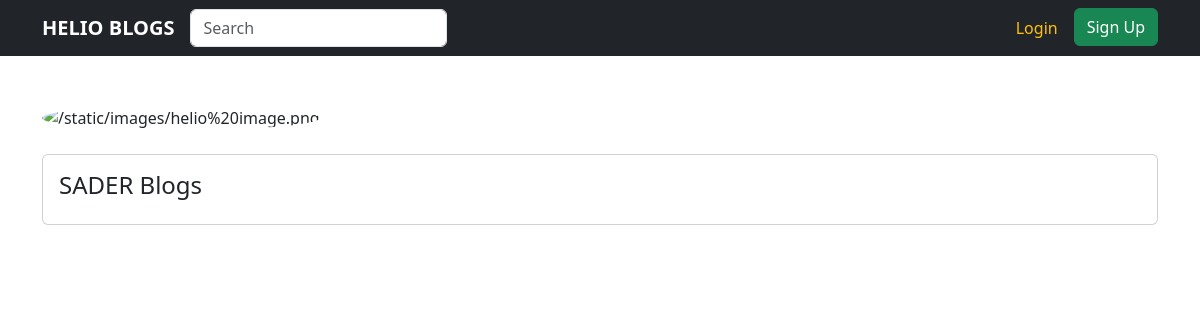
Before: /posts/SADER with the older database file.
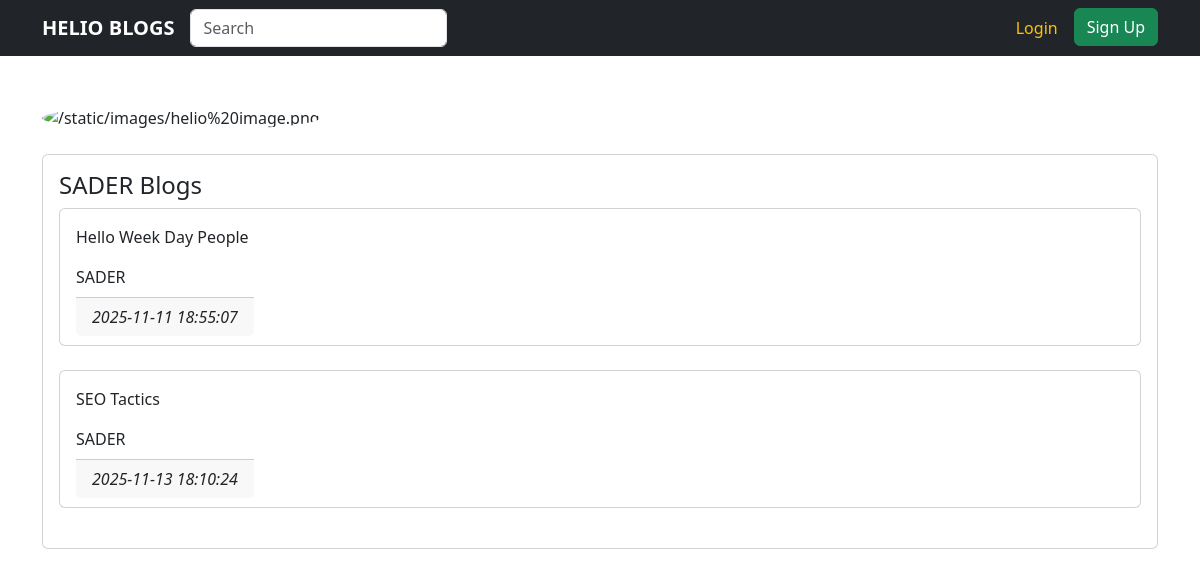
After: the same page with the newer database file.
### website/models.py (models this page shows)
class Post(db.Model):
    id = db.Column(db.Integer, primary_key=True)
    text = db.Column(db.Text, nullable=False)
    date = db.Column(db.DateTime(timezone=True), default=func.now())
    author = db.Column(db.Integer, db.ForeignKey('user.id', ondelete="CASCADE"), nullable=False)
    comment = db.relationship('Comment', backref='post', passive_deletes=True)
    likes = db.relationship('Like', backref='Post', passive_deletes=True)

class User(db.Model, UserMixin):
    id = db.Column(db.Integer, primary_key=True)
    email = db.Column(db.String(255), unique=True)
    username = db.Column(db.String(255), unique=True)
    password = db.Column(db.String(255))
    date_created = db.Column(db.DateTime(timezone=True), default=func.now())
    posts = db.relationship('Post', backref='user', passive_deletes=True)
    comment = db.relationship('Comment', backref='user', passive_deletes=True)
    likes = db.relationship('Like', backref='user', passive_deletes=True)

### website/views.py (the view)
@login_required
@views.route("/posts/<username>", methods=['GET', 'POST'])
def posts(username):
    user = User.query.filter_by(username=username).first()
    if not user:
        flash("Username is invalid. \n View other user ", category='error')
        return redirect(url_for('views.home'))
    posts = Post.query.filter_by(author=user.id).all() #or posts = user.posts
    return render_template("posts.html", user=current_user, posts=posts, username=username)

### website/templates/posts.html (shortened to what this page needs)
{% extends "base.html" %}
{% block content %}
 <div class="col-12 grid-margin stretch-card column">
        <div class="col-md-12 grid-margin stretch-card center">
            <img style="width: 20vh; height: 20vh; object-fit: cover; border-radius: 50%;" src="{{ url_for('static', filename='images/mohammad-rahmani-d3Ysz1ziusM-unsplash.jpg') }}" alt="{{ url_for('static', filename='images/helio image.png') }}">
        </div>
        <br>
        <div class="col-md-12 grid-margin stretch-card">
                <div class="card">
                  <div class="card-body">
                    <h4 class="card-title"><bold>{{ username }} Blogs </bold></h4>
                    {%  for post in posts  %}
                    <div class="card">
                        <div class="card-body">
                            <p>{{ post.text}}</p>
                            <p>{{ post.user.username}}</p>
                            <em class="card-footer">{{ post.date }}</em>
                        </div>
                    </div>
                    <br>
                    {% endfor %}
                </div>
            </div>
        </div>
</div>
{% endblock %}

Changed rows visible on the page:
added Post: text "Hello Week Day People", user.username "SADER", date "2025-11-11 18:55:07"
added Post: text "SEO Tactics", user.username "SADER", date "2025-11-13 18:10:24"
